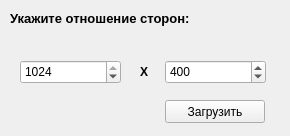
<?xml version="1.0" encoding="UTF-8"?>
<ui version="4.0">
 <class>ExtParam</class>
 <widget class="QWidget" name="ExtParam">
  <property name="windowModality">
   <enum>Qt::ApplicationModal</enum>
  </property>
  <property name="geometry">
   <rect>
    <x>0</x>
    <y>0</y>
    <width>290</width>
    <height>136</height>
   </rect>
  </property>
  <property name="windowTitle">
   <string>Соотношение сторон</string>
  </property>
  <property name="windowIcon">
   <iconset resource="res.qrc">
    <normaloff>:/img/logo.png</normaloff>:/img/logo.png</iconset>
  </property>
  <widget class="QLabel" name="label">
   <property name="geometry">
    <rect>
     <x>10</x>
     <y>10</y>
     <width>271</width>
     <height>16</height>
    </rect>
   </property>
   <property name="font">
    <font>
     <pointsize>10</pointsize>
     <weight>75</weight>
     <bold>true</bold>
    </font>
   </property>
   <property name="text">
    <string>Укажите отношение сторон:</string>
   </property>
  </widget>
  <widget class="QSpinBox" name="sArg">
   <property name="geometry">
    <rect>
     <x>20</x>
     <y>60</y>
     <width>101</width>
     <height>24</height>
    </rect>
   </property>
   <property name="maximum">
    <number>1024</number>
   </property>
   <property name="value">
    <number>1024</number>
   </property>
  </widget>
  <widget class="QSpinBox" name="sAng">
   <property name="geometry">
    <rect>
     <x>165</x>
     <y>60</y>
     <width>101</width>
     <height>24</height>
    </rect>
   </property>
   <property name="maximum">
    <number>100000</number>
   </property>
   <property name="singleStep">
    <number>0</number>
   </property>
   <property name="value">
    <number>400</number>
   </property>
  </widget>
  <widget class="QLabel" name="label_2">
   <property name="geometry">
    <rect>
     <x>140</x>
     <y>64</y>
     <width>10</width>
     <height>16</height>
    </rect>
   </property>
   <property name="font">
    <font>
     <weight>75</weight>
     <bold>true</bold>
    </font>
   </property>
   <property name="text">
    <string>X</string>
   </property>
  </widget>
  <widget class="QPushButton" name="upload">
   <property name="geometry">
    <rect>
     <x>165</x>
     <y>100</y>
     <width>100</width>
     <height>23</height>
    </rect>
   </property>
   <property name="text">
    <string>Загрузить</string>
   </property>
  </widget>
 </widget>
 <resources>
  <include location="res.qrc"/>
 </resources>
 <connections/>
</ui>
